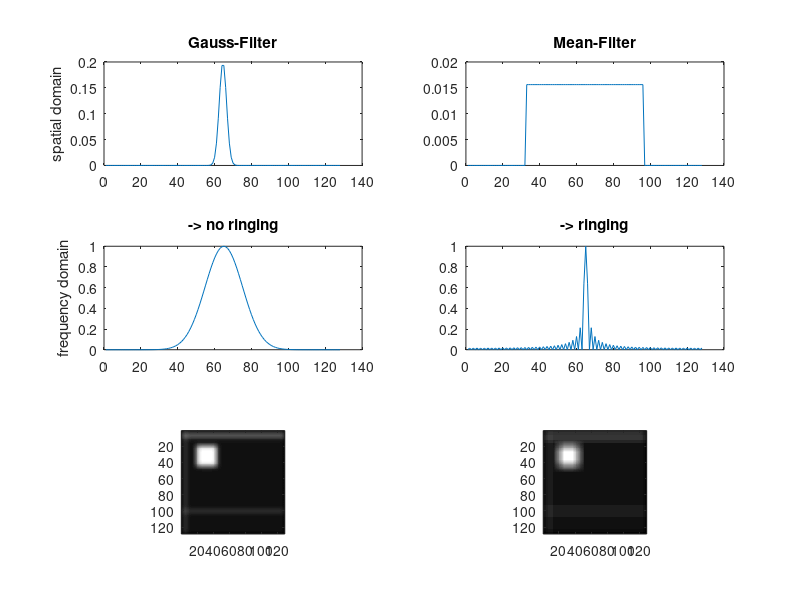

MATLAB code to generate this figure:
% cleanup
close all;
clear all;
clc;

% what is the ringing effect?
% gauss filter vs. mean filter

% create filters
gauss_kernel = fspecial('gaussian', [1 64], 2);
mean_kernel = ones(1, 64)/64;

% zeropad it
gauss_kernel = padarray(gauss_kernel, [0 32]);
mean_kernel = padarray(mean_kernel, [0 32]);

subplot(3,2,1);
plot(gauss_kernel);
title('Gauss-Filter');
ylabel('spatial domain');
subplot(3,2,2);
plot(mean_kernel);
title('Mean-Filter');

% fourier-transform
gauss_kernel_fourier = fftshift(fft(gauss_kernel));
mean_kernel_fourier = fftshift(fft(mean_kernel));

subplot(3,2,3);
plot(abs(gauss_kernel_fourier));
title('-> no ringing');
ylabel('frequency domain');
subplot(3,2,4);
plot(abs(mean_kernel_fourier));
title('-> ringing');

% create test image
im = zeros(128,128);
im(20:44,20:44) = 1;
im(:,5) = 1;
im(5,:) = 1;
im(8,:) = 1;
im(100,:) = 1;
im(1:3:end, 2:3:end) = 1;

% 2D-filter
im_gauss = imfilter(im, fspecial('gaussian', [15 15], 3));
im_mean = imfilter(im, fspecial('average', [15 15]));

subplot(3,2,5);
imagesc(im_gauss);
axis image;
subplot(3,2,6);
imagesc(im_mean);
axis image;
colormap gray;

% examples are not thaaat good ;)
% I don't care!
